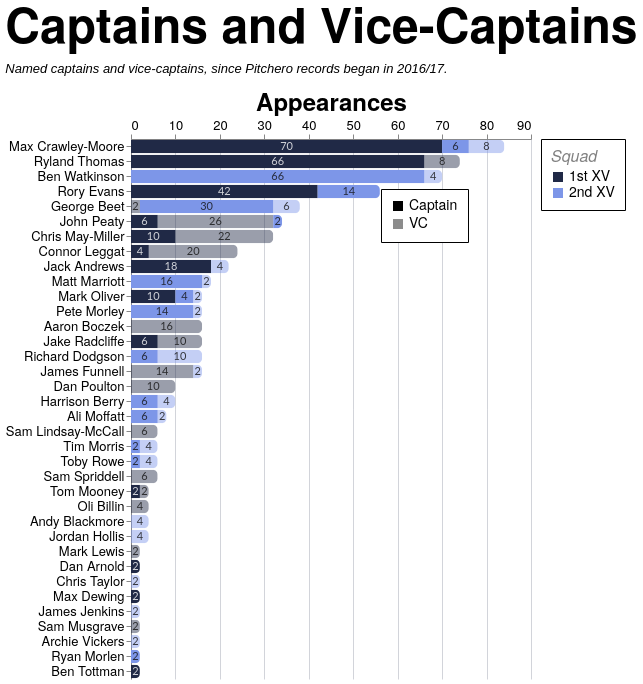

Express this chart as Vega-Lite.
### Vega-Lite specification from a JSON file in a GitHub repository (floating-point values rounded to 4 significant figures; data arrays with more than 128 entries replaced by an {"elided": "..."} marker saying what was removed)
{"config": {"axis": {"labelFont": "PT Sans Narrow, Helvetica Neue, Helvetica, Arial, sans-serif", "titleFont": "PT Sans Narrow, Helvetica Neue, Helvetica, Arial, sans-serif", "labelFontSize": 13, "titleFontSize": 24, "gridColor": "#202947", "gridOpacity": 0.2, "zindex": 1}, "text": {"font": "Lato, sans-serif"}, "bar": {"cornerRadiusEnd": 5}, "header": {"labelFont": "PT Sans Narrow, Helvetica Neue, Helvetica, Arial, sans-serif", "titleFont": "PT Sans Narrow, Helvetica Neue, Helvetica, Arial, sans-serif", "labelFontSize": 24, "titleFontSize": 28, "labelFontWeight": "bold", "orient": "left"}, "legend": {"labelFont": "PT Sans Narrow, Helvetica Neue, Helvetica, Arial, sans-serif", "titleFont": "PT Sans Narrow, Helvetica Neue, Helvetica, Arial, sans-serif", "labelFontSize": 14, "titleFontSize": 16, "titlePadding": 5, "fillColor": "white", "strokeColor": "black", "padding": 10, "titleFontWeight": "lighter", "titleFontStyle": "italic", "titleColor": "gray", "offset": 10}, "title": {"font": "PT Sans Narrow, Helvetica Neue, Helvetica, Arial, sans-serif", "fontSize": 48, "fontWeight": "bold", "anchor": "start", "align": "center", "titlePadding": 20, "subtitlePadding": 10, "subtitleFontSize": 13, "subtitleColor": "", "subtitleFontStyle": "italic", "offset": 15, "color": "black"}, "axisX": {"labelAngle": 0}, "facet": {"title": null, "header": null, "align": {"row": "each", "column": "each"}, "spacing": 10}, "resolve": {"scale": {"y": "independent", "facet": "independent"}}, "background": "transparent", "scale": {"offsetBandPaddingOuter": 0.2, "offsetBandPaddingInner": 0.1}, "view": {"stroke": null, "background": "transparent"}}, "layer": [{"mark": {"type": "bar"}, "encoding": {"color": {"field": "squad", "legend": {"labelExpr": "datum.value + ' XV'", "orient": "right", "title": "Squad"}, "scale": {"domain": ["1st", "2nd"], "range": ["#202946", "#7d96e8"]}, "sort": ["1st", "2nd"], "type": "nominal"}, "opacity": {"field": "role", "legend": {"legendX": 250, "legendY": 50, "orient": "none", "title": null}, "scale": {"domain": ["Captain", "VC"], "range": [1.0, 0.45]}, "sort": ["Captain", "VC"], "type": "nominal"}, "order": {"field": "stack_order", "sort": "ascending", "type": "quantitative"}, "tooltip": [{"field": "player", "title": "Player", "type": "nominal"}, {"field": "squad", "title": "Squad", "type": "nominal"}, {"field": "role", "title": "Role", "type": "nominal"}, {"field": "games_agg", "title": "Games", "type": "quantitative"}], "x": {"axis": {"orient": "top", "title": "Appearances"}, "field": "games_agg", "stack": "zero", "type": "quantitative"}, "y": {"field": "player", "sort": {"field": "player_total", "op": "max", "order": "descending"}, "title": null, "type": "nominal"}}, "transform": [{"aggregate": [{"op": "sum", "field": "games", "as": "games_agg"}, {"op": "max", "field": "player_total", "as": "player_total"}], "groupby": ["player", "squad", "role", "stack_order"]}]}, {"mark": {"type": "text", "align": "center", "baseline": "middle", "fontSize": 11, "opacity": 0.8}, "encoding": {"color": {"field": "label_color", "legend": null, "scale": null, "type": "nominal"}, "text": {"field": "games_agg", "format": ".0f", "type": "quantitative"}, "x": {"field": "x_mid", "type": "quantitative"}, "y": {"field": "player", "sort": {"field": "player_total", "op": "max", "order": "descending"}, "title": null, "type": "nominal"}}, "transform": [{"aggregate": [{"op": "sum", "field": "games", "as": "games_agg"}, {"op": "max", "field": "player_total", "as": "player_total"}], "groupby": ["player", "squad", "role", "stack_order"]}, {"groupby": ["player"], "stack": "games_agg", "sort": [{"field": "stack_order", "order": "ascending"}], "as": ["x0", "x1"]}, {"calculate": "(datum.x0 + datum.x1) / 2", "as": "x_mid"}, {"calculate": "datum.squad === '1st' && datum.role === 'Captain' ? '#ffffff' : '#111111'", "as": "label_color"}]}], "data": {"name": "data-1524b2764049cb6ea7f9dd2b9778c325"}, "height": {"step": 15}, "title": {"text": "Captains and Vice-Captains", "subtitle": "Named captains and vice-captains, since Pitchero records began in 2016/17."}, "transform": [{"joinaggregate": [{"op": "sum", "field": "games", "as": "player_total"}], "groupby": ["player"]}], "width": 400, "$schema": "https://vega.github.io/schema/vega-lite/v5.20.1.json", "datasets": {"data-1524b2764049cb6ea7f9dd2b9778c325": {"elided": "204 records"}}}
